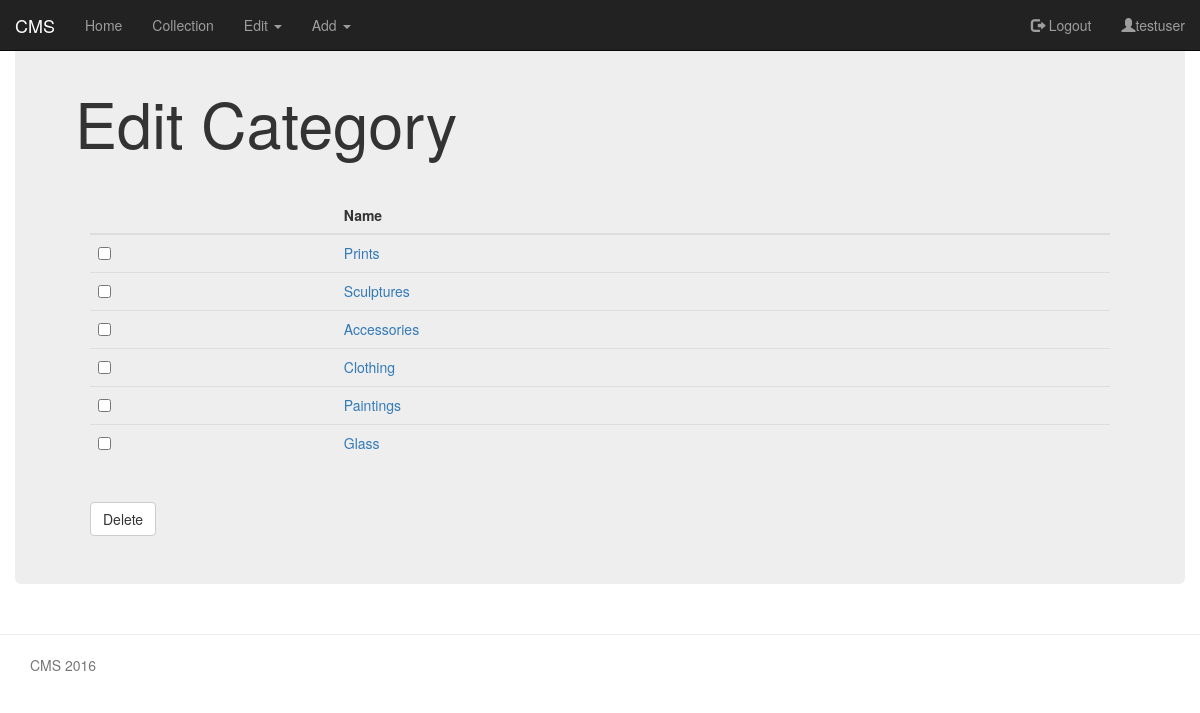
Page /cms/edit_category/ (signed in) on the committed database.
### cms/models.py (models this page shows, shortened)
class Category(models.Model):
    name = models.CharField(max_length=128, unique=True)
    slug = models.SlugField(unique=True)
    class Meta:
        verbose_name_plural = 'categories'

### cms/views.py (the view)
@login_required
def edit_category_search(request):
    category_list = Category.objects.all()
    context_dict = {'categories': category_list}
    return render(request, 'cms/edit_category_search.html', context_dict)

### templates/cms/edit_category_search.html (shortened to what this page needs)
{% extends "cms/base.html" %}
{% load staticfiles %}
{% load bootstrap3 %}
{% block body_block %}
    <div class="page-header">
        <h1>Edit Category</h1>
    </div>
    <div class="container">
        {% if categories %}
            <form method="get" action="{% url 'delete_category' %}">
            <table class="table">
                <thead>
                  <tr>
                    <th></th>
                    <th>Name</th>
                  </tr>
                </thead>
                <tbody>
                    {%  for category in categories %}
                    <tr>
                    <td><input type="checkbox" name="delete_categories" value="{{ category.name }}"></td>
                    <td><a href = "{% url 'edit_category' category.slug %}">{{ category.name }}</a></td>
                    </tr>
                    {% endfor %}
                </tbody>
            </table>
            <br>
            <button class="btn btn-default" type="submit" value="delete_categories">Delete</button>
            </form>
        {%  else %}
            <strong>There are no categories present.</strong>
        {%  endif %}
    </div>
{%  endblock %}

### templates/cms/base.html (shortened to what this page needs)
<!DOCTYPE html>
{% load staticfiles %}
<html lang="en">
    <head>
        <link href="{% static 'css/bootstrap.min.css' %}" rel="stylesheet">
    </head>
    <body>
        <nav class="navbar navbar-inverse navbar-fixed-top">
            <div class="container-fluid">
                <div class="navbar-header">
                    <a class="navbar-brand">CMS</a>
                </div>
                    <ul class="nav navbar-nav">
                        <li><a href="{% url 'index' %}">Home</a></li>
                        <li><a href="{% url 'collection' %}">Collection</a></li>
                        {% if user.is_authenticated %}
                            <li class="dropdown">
                                <a href="{% url 'restricted' %}" class="dropdown-toggle" data-toggle="dropdown" role="button" aria-haspopup="true" aria-expanded="false">Edit
                                <span class="caret"></span></a>
                            </li>
                            <li class="dropdown">
                                <a href="" class="dropdown-toggle" data-toggle="dropdown" role="button" aria-haspopup="true" aria-expanded="false">Add
                                <span class="caret"></span></a>
                            </li>
                        {% endif %}
                    </ul>
                    <ul class="nav navbar-nav navbar-right">
                        {% if user.is_authenticated %}
                            <li><a href="{% url 'auth_logout' %}?next=/cms/"><span class="glyphicon glyphicon-log-out"></span> Logout</a></li>
                            <li><a data-toggle="tooltip" data-placement="bottom" title="visits: {{ visits }}">
                                <span class="glyphicon glyphicon-user"></span>{{ user.username }}</a></li>
                        {% else %}
                            <li><a href="{% url 'auth_login' %}"><span class="glyphicon glyphicon-log-in"></span> Sign In</a></li>
                        {% endif %}
                    </ul>
                </div>
        </nav>
        <div class="container-fluid">
            <div class="jumbotron">
                {% block body_block %}{% endblock %}
            </div>
        </div>
        <hr>
        <footer class="footer">
            <div class="container">
                <p class="text-muted">CMS 2016</p>
            </div>
        </footer>
    </body>
</html>

### rows in the picture
Category: name "Prints"
Category: name "Sculptures"
Category: name "Accessories"
Category: name "Clothing"
Category: name "Paintings"
Category: name "Glass"

### other values in the picture
{{ user.username }} "testuser"
